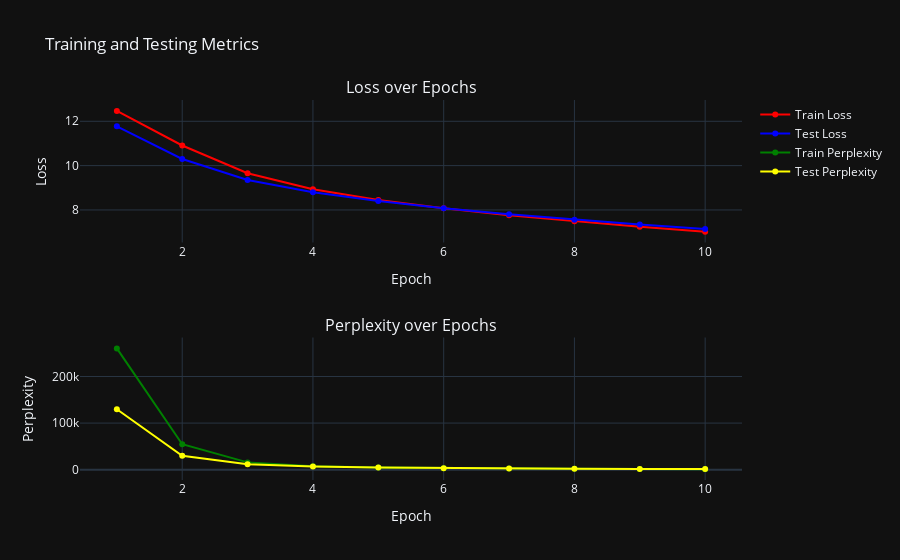

The notebook cell saved with this chart:
### Markdown cell above
### Визуализируем метрики

### Code cell
FastText.plot_metrics(*res)

### Figure 1 — Plotly figure (JSON) as saved in the notebook; plotly's stock layout.template omitted (floating-point values rounded to 4 significant figures)
{"data": [{"line": {"color": "red"}, "mode": "lines+markers", "name": "Train Loss", "type": "scatter", "x": [1, 2, 3, 4, 5, 6, 7, 8, 9, 10], "xaxis": "x", "y": [12.47, 10.91, 9.655, 8.931, 8.453, 8.079, 7.764, 7.489, 7.243, 7.021], "yaxis": "y"}, {"line": {"color": "blue"}, "mode": "lines+markers", "name": "Test Loss", "type": "scatter", "x": [1, 2, 3, 4, 5, 6, 7, 8, 9, 10], "xaxis": "x", "y": [11.77, 10.3, 9.352, 8.801, 8.403, 8.079, 7.802, 7.558, 7.34, 7.142], "yaxis": "y"}, {"line": {"color": "green"}, "mode": "lines+markers", "name": "Train Perplexity", "type": "scatter", "x": [1, 2, 3, 4, 5, 6, 7, 8, 9, 10], "xaxis": "x2", "y": [260400.0, 54650.0, 15610.0, 7560.0, 4689.0, 3227.0, 2355.0, 1788.0, 1399.0, 1120.0], "yaxis": "y2"}, {"line": {"color": "yellow"}, "mode": "lines+markers", "name": "Test Perplexity", "type": "scatter", "x": [1, 2, 3, 4, 5, 6, 7, 8, 9, 10], "xaxis": "x2", "y": [129600.0, 29710.0, 11520.0, 6640.0, 4462.0, 3227.0, 2446.0, 1916.0, 1540.0, 1264.0], "yaxis": "y2"}], "layout": {"annotations": [{"font": {"size": 16}, "showarrow": false, "text": "Loss over Epochs", "x": 0.5, "xanchor": "center", "xref": "paper", "y": 1, "yanchor": "bottom", "yref": "paper"}, {"font": {"size": 16}, "showarrow": false, "text": "Perplexity over Epochs", "x": 0.5, "xanchor": "center", "xref": "paper", "y": 0.375, "yanchor": "bottom", "yref": "paper"}], "title": {"text": "Training and Testing Metrics"}, "xaxis": {"anchor": "y", "domain": [0, 1], "title": {"text": "Epoch"}}, "xaxis2": {"anchor": "y2", "domain": [0, 1], "title": {"text": "Epoch"}}, "yaxis": {"anchor": "x", "domain": [0.625, 1], "title": {"text": "Loss"}}, "yaxis2": {"anchor": "x2", "domain": [0, 0.375], "title": {"text": "Perplexity"}}}}
